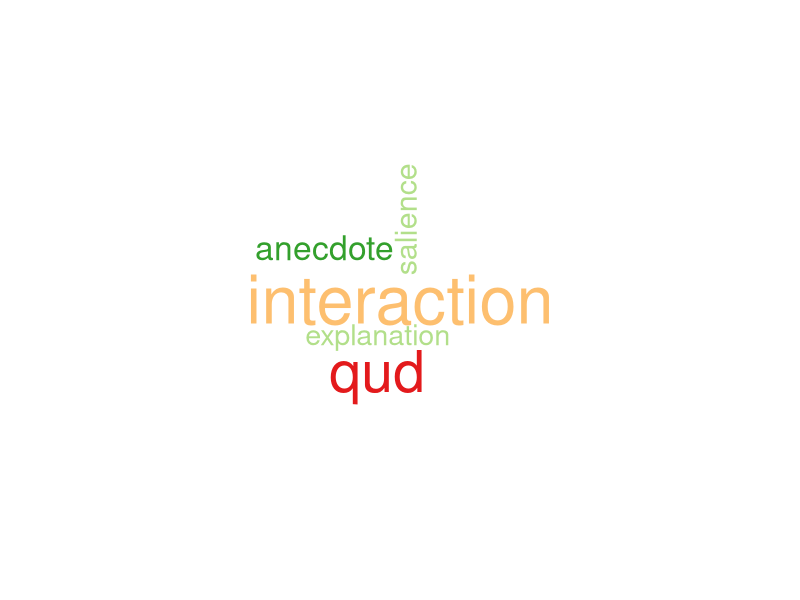
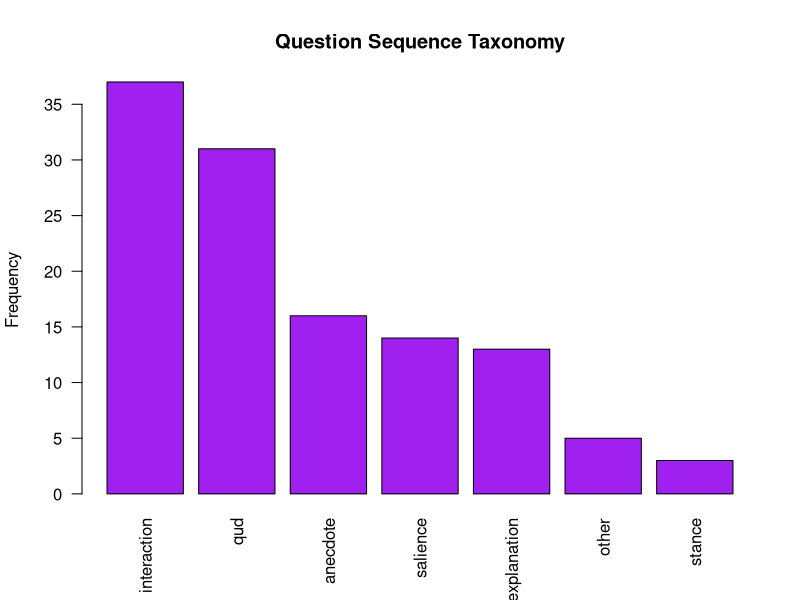

Here is the R script that generated these plots, in order:
install.packages("tm")
install.packages("wordcloud")
install.packages("SnowballC")

library(tm)
library(wordcloud)
library(SnowballC)

myText = readLines('QStaxonomy.txt')
myCorpus <- Corpus(VectorSource(myText))

#Delete unnecessary white space
myCorpus <- tm_map(myCorpus, stripWhitespace)

#get the frequency
dataMatrix <- TermDocumentMatrix(myCorpus)
myMatrix <- as.matrix(dataMatrix)
mySortedMatrix <- sort(rowSums(myMatrix),decreasing=TRUE)
wordDataFrame <- data.frame(word = names(mySortedMatrix),freq=mySortedMatrix)
head(wordDataFrame)

#wordcloud(wordDataFrame$word,wordDataFrame$freq,min.freq=7)
wordcloud(wordDataFrame$word,wordDataFrame$freq,min.freq=7,
          colors=brewer.pal(7,"Paired"))

barplot(wordDataFrame[1:7,]$freq, las = 2, names.arg = wordDataFrame[1:7,]$word,
        col = "purple", main ="Question Sequence Taxonomy",
        ylab = "Frequency")
